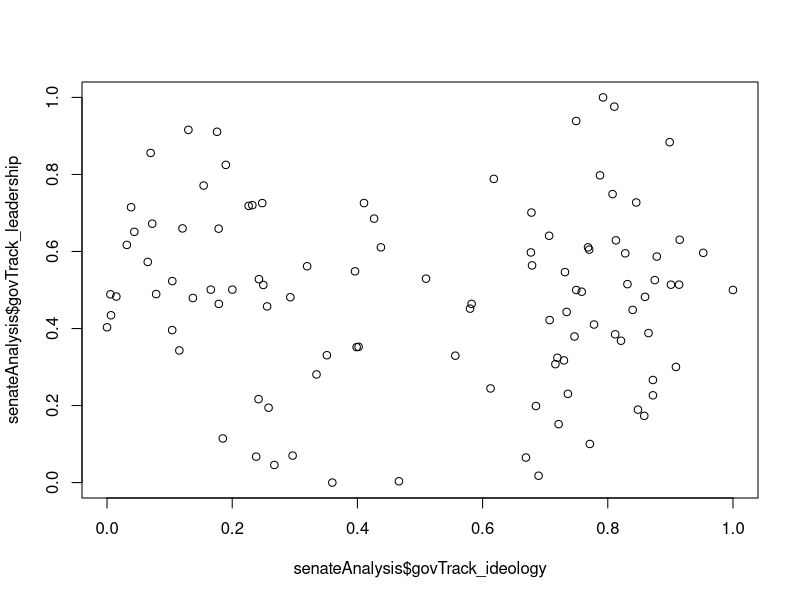

This chart was generated by the following R code: (Note: this script raises an error after producing the figure.)
## Congressional Tweets - GovTrack Sketch
## Input: sponsorshipanalysis_*.txt
## Output: senateAnalysis.csv
## c. Tue Feb 13 12:28:42 CST 2018


## Package setup
library(dplyr)
library(stringi)
library(ggplot2)
library(tm)

## Import Data
senateAnalysis <- read.csv("Data/GovTrack/sponsorshipanalysis_s.txt", stringsAsFactors = FALSE)
#houseAnalysis <- read.csv("Data/GovTrack/sponsorshipanalysis_h.txt", stringsAsFactors = FALSE)


#######################
## Remove Diacritics ##
#######################

senateAnalysis$name <- stri_trans_general(senateAnalysis$name, "Latin-ASCII")
#houseAnalysis$name <- stri_trans_general(houseAnalysis$name, "Latin-ASCII")

## Note that the house data also has district labels contained inside the name column

################
## Shape Data ##
################

## Ideology scale from 0 to 1 == "liberal" to "conservative"
## Leadership sclae from 0 to 1 == "follower" to "leader"
senateAnalysis <- senateAnalysis %>%
  mutate(govTrack_id = ID, 
         govTrack_ideology = ideology, 
         govTrack_desc = description,
         govTrack_leadership = leadership,
         lastName = name) %>%
  select(govTrack_id, lastName, party, govTrack_desc, govTrack_ideology, govTrack_leadership)

## See https://www.govtrack.us/about/analysis for full methodology

# Remove whitespace
senateAnalysis$lastName <- trimws(senateAnalysis$lastName)


###############
## Plot Data ##
###############

plot(senateAnalysis$govTrack_ideology, senateAnalysis$govTrack_leadership)


################
## Write Data ##
################

## df = {govTrack_id, lastName, party, govTrack_desc, alignment, leadership}
write.csv(senateAnalysis, "Output/senateAnalysis.csv", row.names = FALSE)
